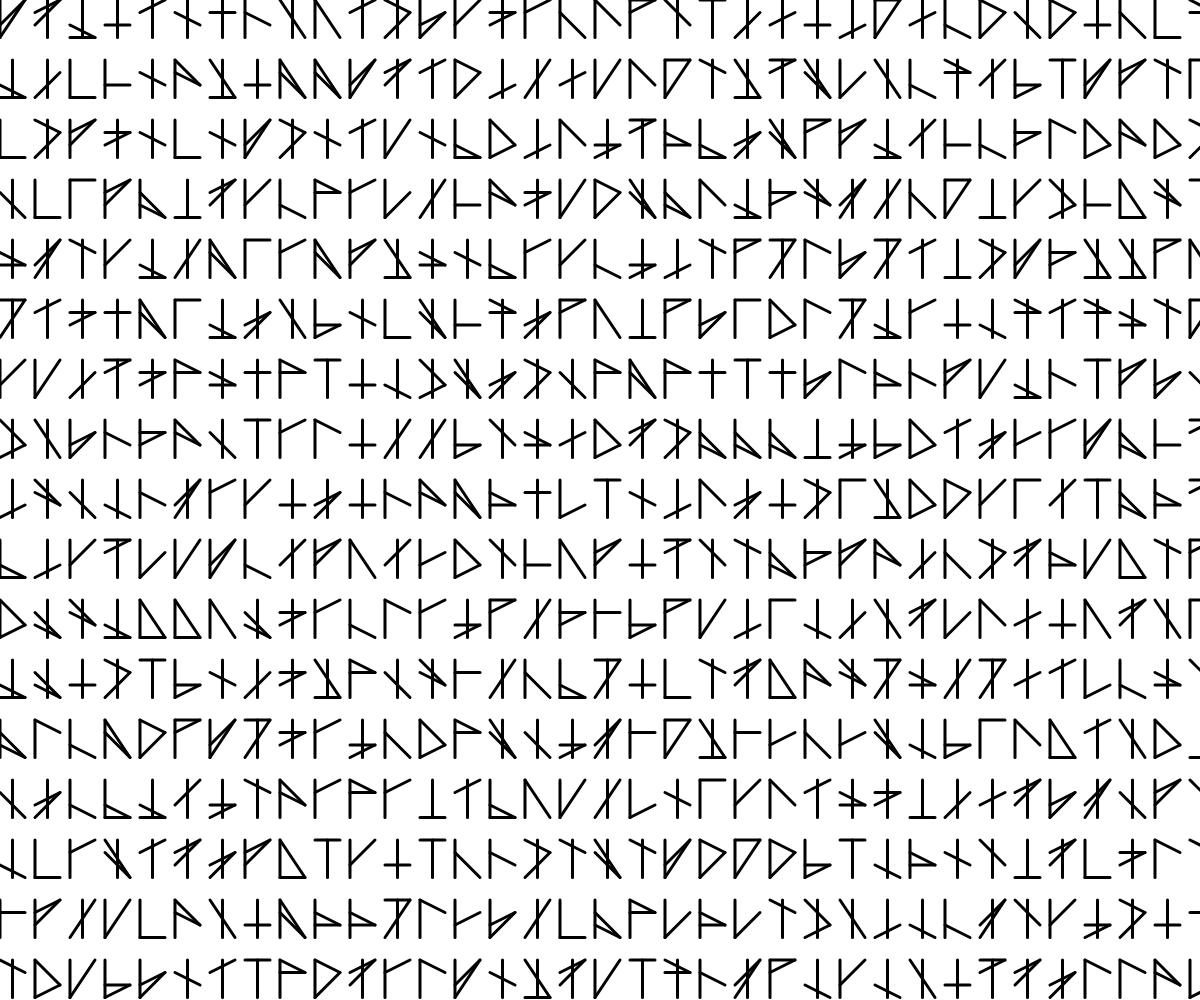
Frame 1 (no input)
Frame 60 (no input): identical to frame 1, image omitted
Frame 120 (the mouse pressed at the canvas centre since frame 60): identical to frame 1, image omitted

The p5.js sketch that drew this single still picture (run headless with seeded random() and noise() and a simulated clock; from frame 60 on, the mouse is pressed at the canvas centre):

// p5.js sketch
// ── sketch.js
/*****************
* uses simple rules to generate Norse-like text
* check this site out for designs and runes: https://jonaslaumarkussen.com/
*****************/

let runes = [];

const rH = 50; // 50
const rW = 25; // 25
const margin = 10;

function setup() {
    createCanvas(windowWidth, windowHeight);

    for (let y = 0; y < height; y += rH+margin) {
        for (let x = 0; x < width; x += rW+margin) {
            runes.push(new Rune(x, y, rW, rH));
        }
    }
}

function draw() {
    background(255);

    for (let i = 0; i < runes.length; i++)
        runes[i].displayRune();


}
// ── Rune.js
class Rune {
    constructor(x, y, w, h) {
        this.x = x;
        this.y = y;
        this.w = w;
        this.h = h;
        this.color = color(0);
        this.points = [];
        this.lines = [];
        this.p1 = floor(random(4));
        this.p2 = floor(random(4)) + 4;

        this.doOffset = random(100) < 50;
        this.twoStrokes = random(100) < 50;
        this.addCircle = random(100) < 5;

        for (let x = 0; x < 2; x++) {
            for (let y = 0; y < 4; y++) {
                this.points.push(createVector(x * this.w, y * (this.h/4)));
            }
        }

        this.setRune();
    }

    setRune() {
        let offset = 0;
        if (this.doOffset) {
            offset = this.w/2;
        }
        this.lines.push({'x1': this.points[0].x + offset, 'y1': this.points[0].y, 'x2': this.points[3].x + offset, 'y2': this.points[3].y});
        this.lines.push({'x1': this.points[this.p1].x, 'y1': this.points[this.p1].y, 'x2': this.points[this.p2].x, 'y2': this.points[this.p2].y});

        if (this.twoStrokes) {
            let p1 = (this.p1+1) % 4;
            let p2 = this.p2;
            this.lines.push({'x1': this.points[p1].x, 'y1': this.points[p1].y, 'x2': this.points[p2].x, 'y2': this.points[p2].y});
        }

    }

    setColor(c) {
        this.color = c;
    }

    displayRune() {
        strokeWeight(3);
        push();
        translate(this.x, this.y);

        // line(this.points[0].x, this.points[0].y, this.points[6].x, this.points[6].y);

        // for (let i = 0; i < this.points.length; i++) {
        //     const p = this.points[i];
        //     strokeWeight(10);
        //     stroke('red');
        //     point(p.x, p.y);
            
        // }

        strokeWeight(3);
        stroke(this.color);
        for (let i = 0; i < this.lines.length; i++) {
            line(this.lines[i].x1, this.lines[i].y1, this.lines[i].x2, this.lines[i].y2);
        }

        

        pop();
    }
}
